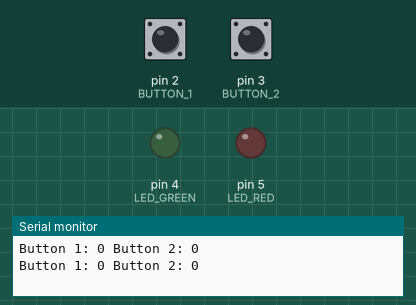
This sketch was run on a simulated Arduino Uno, built with avr-gcc and run on an emulated ATmega328P. Parts: output pins drawn as LEDs (lit = HIGH), the last lines printed to the serial monitor. The inputs (shaded band) are chosen by the test bench; at power-on: pin 2 (BUTTON_1) HIGH, pin 3 (BUTTON_2) HIGH.

Above: at 1.2 s.
1.3 s: pin 2 (BUTTON_1) pulled LOW for 0.15 s
At 2.5 s:
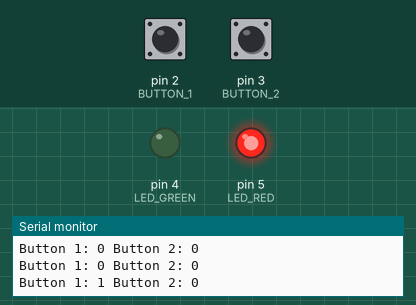
3.5 s: pin 3 (BUTTON_2) pulled LOW for 0.15 s
At 5.2 s:
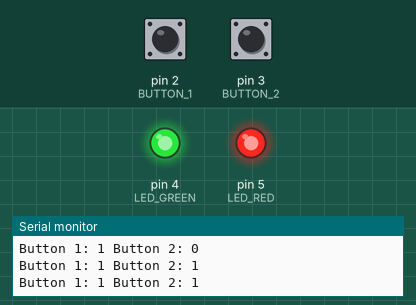
5.5 s: pin 3 (BUTTON_2) pulled LOW for 1 s
At 6.8 s:
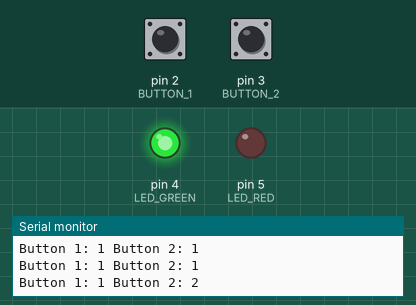
8.0 s: pin 2 (BUTTON_1) pulled LOW for 1 s
At 8.3 s:
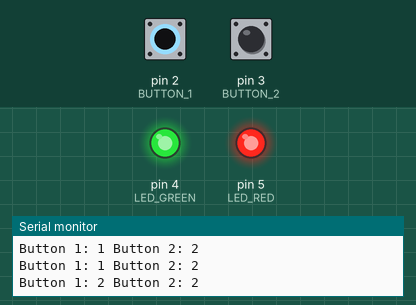
10.5 s: pin 2 (BUTTON_1) pulled LOW for 3.2 s
At 11.8 s:
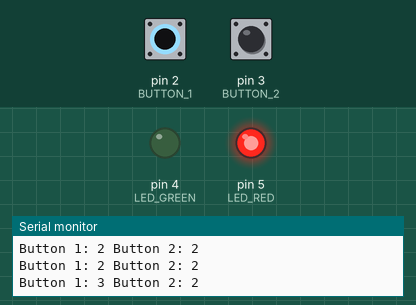
Timing chart, 0 to 13.5 s (numbered marks = the images above; inputs shaded):
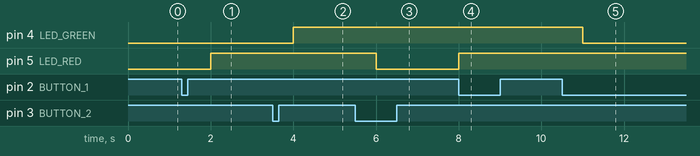

The sketch:

question_1.ino
```cpp
/* Question 1
 *
 * Write a C program to count the difference between
 * the number of times two different buttons arepressed.
 * a) The button pressing operation should be defined in an ISR.
 * b) Observe the count value from the watch window.
 * c) If button 1 is pressed more than button 2, then turn on
 * the red color LED. If the button pressed numbers is equal,
 * then turn on the blue color LED. Otherwise, turn on the green color LED.
 * If the button press numbers are equal, then turn on the blue color LED.
 *
 */

#define LED_GREEN 4                                       // Green LED pin
#define LED_RED 5                                         // Red LED pin
#define BUTTON_1 2                                        // First button pin
#define BUTTON_2 3                                        // Second button pin

volatile int gISRButton = 0;                              // Button press flag
volatile int gISRPressCount1 = 0;                         // Number of button presses
volatile int gISRPressCount2 = 0;                         // Number of button presses

void setup() {
  Serial.begin(9600);                                     // Start serial at 9600 baud rate

  pinMode(LED_GREEN, OUTPUT);                             // Set LED pins as output
  pinMode(LED_RED, OUTPUT);

  pinMode(BUTTON_1, INPUT_PULLUP);                        // Setup buttons as input with pullup resistor
  pinMode(BUTTON_2, INPUT_PULLUP);

  // Setup interrupt to button pin on falling edge
  attachInterrupt(digitalPinToInterrupt(BUTTON_1), isr_button1, FALLING);
  attachInterrupt(digitalPinToInterrupt(BUTTON_2), isr_button2, FALLING);
}

void loop() {
  int pressCount1;                                        // Local variable to hold button press counts
  int pressCount2;

  noInterrupts();
  pressCount1 = gISRPressCount1;                          // get press count
  pressCount2 = gISRPressCount2;                          // get press count
  interrupts();

  // Print the button press counts
  Serial.print("Button 1: ");
  Serial.print(pressCount1);
  Serial.print(" Button 2: ");
  Serial.println(pressCount2);

  // If button 1 pressed more, turn on red LED
  if (pressCount1 > pressCount2) {
    digitalWrite(LED_RED, HIGH);
    digitalWrite(LED_GREEN, LOW);
  }
  // If button 2 pressed more, turn on green LED
  else if (pressCount2 > pressCount1) {
    digitalWrite(LED_GREEN, HIGH);
    digitalWrite(LED_RED, LOW);
  }
  // If both buttons pressed equal times, turn on both LEDs
  else if (pressCount1 != 0 && pressCount2 != 0 ) {
    digitalWrite(LED_GREEN, HIGH);
    digitalWrite(LED_RED, HIGH);
  }

  // Wait for a second
  delay(1000);
}

void isr_button1() {
  // Check if button is pressed
  if (digitalRead(BUTTON_1) == LOW) {
      gISRPressCount1++;                                     // Increment press count
  }
}

void isr_button2() {
  // Check if button is pressed
  if (digitalRead(BUTTON_2) == LOW) {
      gISRPressCount2++;                                     // Increment press count
  }
}
```

Measured:
- after the input at 1.3 s, pin 5 (LED_RED): LOW → HIGH after 0.70 s
- after the input at 3.5 s, pin 4 (LED_GREEN): LOW → HIGH after 0.50 s
- after the input at 5.5 s, pin 5 (LED_RED): HIGH → LOW after 0.50 s
- after the input at 8.0 s, pin 5 (LED_RED): LOW → HIGH at once
- after the input at 10.5 s, pin 4 (LED_GREEN): HIGH → LOW after 0.50 s
